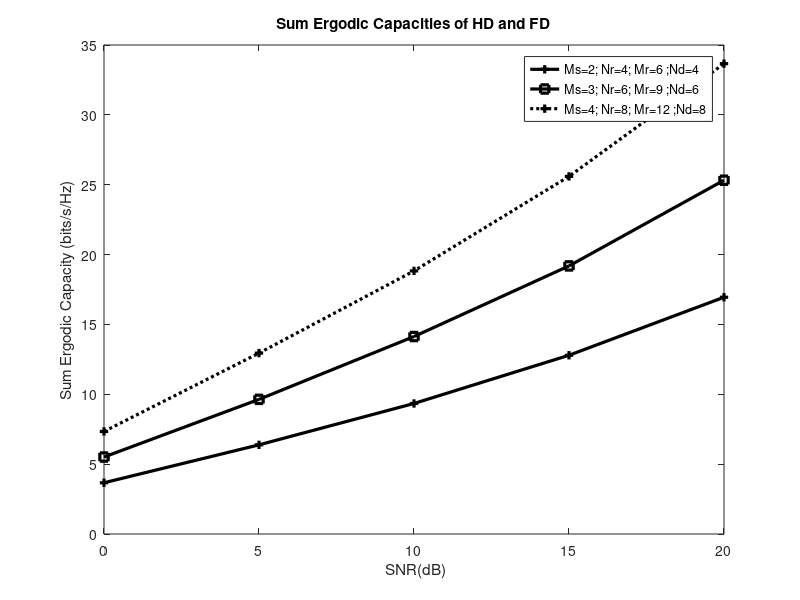

This figure's MATLAB source:
%%% Please cite this article "Half-Duplex and Full-Duplex Interference
%%% Mitigation in Relays Assisted Heterogeneous Network" PlosOne ID: PONE-D-22-34295
%by Moubachir Madani Fadoul and Chee-Onn Chow"

clearvars
close all
clc;

% number of channel realization
It = 1000;
% Number of transmit and receive antennas
M=2;  Nr=4;   Mr=6;  Nd=4;    %(2;6;2;4)-(3;6;2;4) -(3;6;2;4);
M1=3; Nr1=6;  Mr1=9; Nd1=6;
M2=4; Nr2=8;  Mr2=12; Nd2=8;

SNRdBvalues = [0:5:20];

SNRidx = 0;
for SNRdB=SNRdBvalues
    SNRdB;
    SNRidx = SNRidx + 1;
    SNR=10^(SNRdB/10);
     for kk=1:It
        
   % generate channel realization M=2; Nr=4; Mr=6; Nd=4;
        HS1R1 = (randn(Nr,M)+j*randn(Nr,M))/sqrt(2);
        HR1D1 = ( randn(Nd,Mr) + j*randn(Nd,Mr))/sqrt(2);
        HR1 = ( randn(Nr,Mr) + j*randn(Nr,Mr))/sqrt(2);
        HR1R2 = ( randn(Nr,Mr) + j*randn(Nr,Mr))/sqrt(2);
        HR1D2 = ( randn(Nd,Mr) + j*randn(Nd,Mr))/sqrt(2);
         
        HS2R2 = ( randn(Nr,M) + j*randn(Nr,M))/sqrt(2);        
        HR2D2 = ( randn(Nd,Mr) + j*randn(Nd,Mr))/sqrt(2);
        HR2 = ( randn(Nr,Mr) + j*randn(Nr,Mr))/sqrt(2);
        HR2R1 = ( randn(Nr,Mr) + j*randn(Nr,Mr))/sqrt(2);
        HR2D1 = ( randn(Nd,Mr) + j*randn(Nd,Mr))/sqrt(2);   
          [U1 S1 V1] = svd(HS1R1);
        [U11 S11 V11] = svd(HR1D1);
%% Null at the relay tx 
  %% Null at the relay tx 
  Wtu1=null(HR1); 
  Wto1=Wtu1';
  
  Wrr2=HR1R2*Wto1';
  Wrel = Wrr2';
  Wro2=null(Wrel); 
  
 Wteu1=null(HR1); 
 Wte1=Wteu1';
 
 Wteu2=null(HR2R1); 
 Wte2=Wteu2';
% Null at the destination Rx 
Wdess=HR2D1*Wte2';
 Wred1=null(Wdess'); 
 
Wdees=HR1D2*Wte1';
 Wred2=null(Wdees'); 
               
%          M1=3; Nr1=6; Mr1=9; Nd=6;
    % generate channel realization
        HS1R12 = (randn(Nr1,M1)+j*randn(Nr1,M1))/sqrt(2);
        HR1D12 = ( randn(Nd1,Mr1) + j*randn(Nd1,Mr1))/sqrt(2);
        HR12 = ( randn(Nr1,Mr1) + j*randn(Nr1,Mr1))/sqrt(2);
        HR1R22 = ( randn(Nr1,Mr1) + j*randn(Nr1,Mr1))/sqrt(2);
        HR1D22 = ( randn(Nd1,Mr1) + j*randn(Nd1,Mr1))/sqrt(2);
         
        HS2R22 = ( randn(Nr1,M1) + j*randn(Nr1,M1))/sqrt(2);        
        HR2D22 = ( randn(Nd1,Mr1) + j*randn(Nd1,Mr1))/sqrt(2);
        HR22 = ( randn(Nr1,Mr1) + j*randn(Nr1,Mr1))/sqrt(2);
        HR2R12 = ( randn(Nr1,Mr1) + j*randn(Nr1,Mr1))/sqrt(2);
        HR2D12 = ( randn(Nd1,Mr1) + j*randn(Nd1,Mr1))/sqrt(2);   
     [U2 S2 V2] = svd(HS1R12);
     [U22 S22 V22] = svd(HR1D12);
%% Null at the relay tx 
   %% Null at the relay tx 
  Wtu12=null(HR12); 
  Wto12=Wtu12';
  
  Wrr22=HR1R22*Wto12';
  Wrel2 = Wrr22';
  Wro22=null(Wrel2); 
  
 Wteu12=null(HR12); 
 Wte12=Wteu12';
 
 Wteu22=null(HR2R12); 
 Wte22=Wteu22';
% Null at the destination Rx 
Wdess2=HR2D12*Wte22';
 Wred12=null(Wdess2'); 
 
Wdees2=HR1D22*Wte12';
 Wred22=null(Wdees2'); 
        
%         M2=4; Nr2=8; Mr2=12; Nd=8;
    % generate channel realization
        HS1R13 = (randn(Nr2,M2)+j*randn(Nr2,M2))/sqrt(2);
        HR1D13 = ( randn(Nd2,Mr2) + j*randn(Nd2,Mr2))/sqrt(2);
        HR13 = ( randn(Nr2,Mr2) + j*randn(Nr2,Mr2))/sqrt(2);
        HR1R23 = ( randn(Nr2,Mr2) + j*randn(Nr2,Mr2))/sqrt(2);
        HR1D23 = ( randn(Nd2,Mr2) + j*randn(Nd2,Mr2))/sqrt(2);
         
        HS2R23 = ( randn(Nr2,M2) + j*randn(Nr2,M2))/sqrt(2);        
        HR2D23 = ( randn(Nd2,Mr2) + j*randn(Nd2,Mr2))/sqrt(2);
        HR23 = ( randn(Nr2,Mr2) + j*randn(Nr2,Mr2))/sqrt(2);
        HR2R13 = ( randn(Nr2,Mr2) + j*randn(Nr2,Mr2))/sqrt(2);
        HR2D13 = ( randn(Nd2,Mr2) + j*randn(Nd2,Mr2))/sqrt(2); 
          [U3 S3 V3] = svd(HS1R13);
        [U33 S33 V33] = svd(HR1D13);
   %% Null at the relay tx 
  Wtu13=null(HR13); 
  Wto13=Wtu13';
  
  Wrr23=HR1R23*Wto13';
  Wrel3 = Wrr23';
  Wro23=null(Wrel3); 
  
 Wteu13=null(HR13); 
 Wte13=Wteu13';
 
 Wteu23=null(HR2R13); 
 Wte23=Wteu23';
% Null at the destination Rx 
Wdess3=HR2D13*Wte23';
 Wred13=null(Wdess3'); 
 
Wdees3=HR1D23*Wte13';
 Wred23=null(Wdees3');          
%% Prpoposed Capacity -(S-R) M=2; Nr=4; Mr=6; Nd=4;       
 %% Prpoposed Scheme -(S1-R1) - Odd time slot-i 
            UU=(SNR/M *HS1R1*HS1R1'+eye(Nr));           
         CS1R1(kk)=real(log2(det(eye(Nr)+(UU))));  
%  Prpoposed Scheme of-(Ri-Di) 
          PP=SNR/Mr*S11'*S11;
        CR1D1(kk)=real(log2(det(eye(Mr)+(PP))));
        
        %% Prpoposed Scheme -(S1-R1)j
            AA=(SNR/M * Wro2*HS2R2'*HS2R2*Wro2'+Wro2*Wro2');          
         CS2R2(kk)=real(log2(det(eye(Nr)+(AA))));  
         
         %% % Prpoposed Scheme -(S1-R1) - even time slot-i 
 %% %% Prpoposed Scheme -(S1-R1) - even time slot-i 
        % %  Prpoposed Scheme of-(S-R) 
         DP=SNR/Mr* HS1R1*HS1R1';
        CS1R1EV(kk)=real(log2(det(eye(Nr)+(DP))));
%  Prpoposed Scheme of-(Ri-Di) 
        PW=SNR/Mr*Wred1'*HR1D1*Wte1'*Wte1*HR1D1'*Wred1+(Wred1'*Wred1);
        CR1D1EV(kk)=real(log2(det(eye(M)+(PW))));
                 
        %%  Prpoposed Capacity -(S-R) M1=3; Nr1=6; Mr1=9; Nd=6;
        % Prpoposed Scheme -(S1-R1) - Odd time slot-i 
%% Prpoposed Scheme -(S1-R1) - Odd time slot-i 
            UU22=(SNR/M1 *HS1R12*HS1R12'+eye(Nr1));           
         CS1R12(kk)=real(log2(det(eye(Nr1)+(UU22))));  
%  Prpoposed Scheme of-(Ri-Di) 
          PP22=SNR/Mr1*S22'*S22;
        CR1D12(kk)=real(log2(det(eye(Mr1)+(PP22))));
        
        %% Prpoposed Scheme -(S1-R1)j
            AA22=(SNR/M1 * Wro22*HS2R22'*HS2R22*Wro22'+Wro22*Wro22');          
         CS2R22(kk)=real(log2(det(eye(Nr1)+(AA22))));  
         
         %% % Prpoposed Scheme -(S1-R1) - even time slot-i 
 %% %% Prpoposed Scheme -(S1-R1) - even time slot-i 
        % %  Prpoposed Scheme of-(S-R) 
         DP22=SNR/Mr1* HS1R12*HS1R12';
        CS1R1EV2(kk)=real(log2(det(eye(Nr1)+(DP22))));
%  Prpoposed Scheme of-(Ri-Di) 
        PW22=SNR/Mr1*Wred12'*HR1D12*Wte12'*Wte12*HR1D12'*Wred12+(Wred12'*Wred12);
        CR1D1EV2(kk)=real(log2(det(eye(M1)+(PW22))));
                                      
   %% Prpoposed Capacity -(S-R)  M2=4; Nr2=8; Mr2=12; Nd=8;
   %% Prpoposed Scheme -(S1-R1) - Odd time slot-i 
           %% Prpoposed Scheme -(S1-R1) - Odd time slot-i 
            UU33=(SNR/M2 *HS1R13*HS1R13'+eye(Nr2));           
         CS1R13(kk)=real(log2(det(eye(Nr2)+(UU33))));  
%  Prpoposed Scheme of-(Ri-Di) 
          PP33=SNR/Mr2*S33'*S33;
        CR1D13(kk)=real(log2(det(eye(Mr2)+(PP33))));
        
        %% Prpoposed Scheme -(S1-R1)j
            AA33=(SNR/M2 * Wro23*HS2R23'*HS2R23*Wro23'+Wro23*Wro23');          
         CS2R23(kk)=real(log2(det(eye(Nr2)+(AA33))));  
         
         %% % Prpoposed Scheme -(S1-R1) - even time slot-i 
 %% %% Prpoposed Scheme -(S1-R1) - even time slot-i 
        % %  Prpoposed Scheme of-(S-R) 
         DP33=SNR/Mr2* HS1R13*HS1R13';
        CS1R1EV3(kk)=real(log2(det(eye(Nr2)+(DP33))));
%  Prpoposed Scheme of-(Ri-Di) 
        PW33=SNR/Mr2*Wred13'*HR1D13*Wte13'*Wte13*HR1D13'*Wred13+(Wred13'*Wred13);
        CR1D1EV3(kk)=real(log2(det(eye(M2)+(PW33))));

          end
          
     % min
       % min
        CAPS1RD1=0.5*min(CS1R1,CR1D1); %Proposed Scheme -odd time slot i
        CAPSRD12=0.5*min(CS1R1EV,CR1D1EV); %Proposed Scheme -even time slot i
        CASRDFD=(CAPS1RD1+CAPSRD12);  % M=2; Nr=6; Mr=2; Nd=4;
        
         CASRDHD= 0.5*min(CS2R2,CR1D1EV); %% HD of proposed scheme  % M=2; Nr=4; Mr=6; Nd=4;
                                           
     CAPS1RD12=0.5*min(CS1R12,CR1D12); %Proposed Scheme -odd time slot i %% M=3; Nr=6; Mr=9; Nd=6;
        CAPSRD122=0.5*min(CS1R1EV2,CR1D1EV2); %Proposed Scheme -even time slot i
        CASRDFD2=(CAPS1RD12+CAPSRD122);  % M=3; Nr=6; Mr=9; Nd=6;
        
         CASRDHD2= 0.5*min(CS2R22,CR1D1EV2); %% HD of proposed scheme    % M=2; Nr=6; Mr=2; Nd=4;
                                           
         
        CAPS1RD13=0.5*min(CS1R13,CR1D13); %Proposed Scheme -odd time slot i      %%   % M2=4; Nr2=8; Mr2=12; Nd2=8;
        CAPSRD123=0.5*min(CS1R1EV3,CR1D1EV3); %Proposed Scheme -even time slot i
        CASRDFD3=(CAPS1RD13+CAPSRD123);  % M=2; Nr=6; Mr=2; Nd=4;
        
        CASRDHD3= 0.5*min(CS2R23,CR1D1EV3); %% HD of proposed scheme  % M=2; Nr=4; Mr=6; Nd=4;
   
  
          
    % average over all channel realizations for a given SNR value
    CAPS1R1D1(SNRidx)  = mean(CASRDFD);  %% M=2; Nr=4; Mr=6; Nd=4;
    CAPSRDHDPR(SNRidx)  = mean(CASRDHD);
     
     CAPS1R1D12(SNRidx)  = mean(CASRDFD2); %% M1=3; Nr1=9; Mr1=3; Nd=6;
    CAPSRDHDPR2(SNRidx)  = mean(CASRDHD2);
     
                                        
   CAPS1R1D13(SNRidx)  = mean(CASRDFD3);  % M2=4; Nr2=12; Mr2=4; Nd=8;
   CAPSRDHDPR3(SNRidx)  = mean(CASRDHD3);
end

% plot
figure(1)

plot(SNRdBvalues, (CAPS1R1D1+CAPSRDHDPR),'k-+','linewidth',2.3)
 hold on
 plot(SNRdBvalues,(CAPS1R1D12+CAPSRDHDPR2),'k-s','linewidth',2.3)
 hold on
plot(SNRdBvalues, (CAPS1R1D13+CAPSRDHDPR3),'k:+','linewidth',2.3)

title('Sum Ergodic Capacities of HD and FD')
xlabel(' SNR(dB)')
ylabel('Sum Ergodic Capacity (bits/s/Hz)')
legend('Ms=2; Nr=4; Mr=6 ;Nd=4','Ms=3; Nr=6; Mr=9 ;Nd=6 ','Ms=4; Nr=8; Mr=12 ;Nd=8')
hold off
